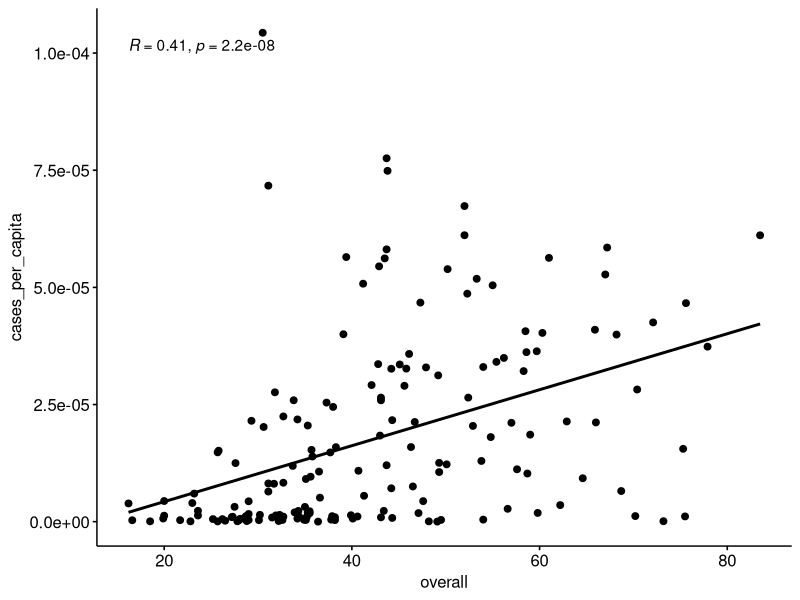
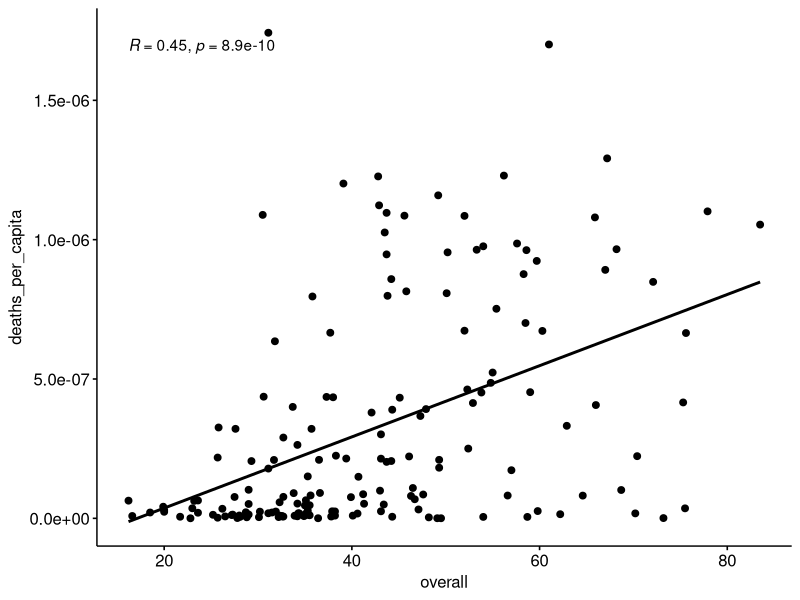
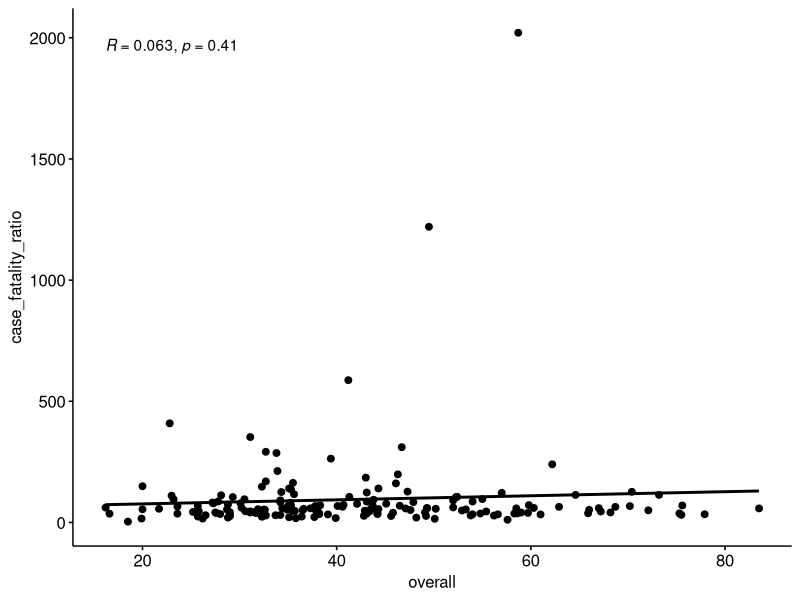
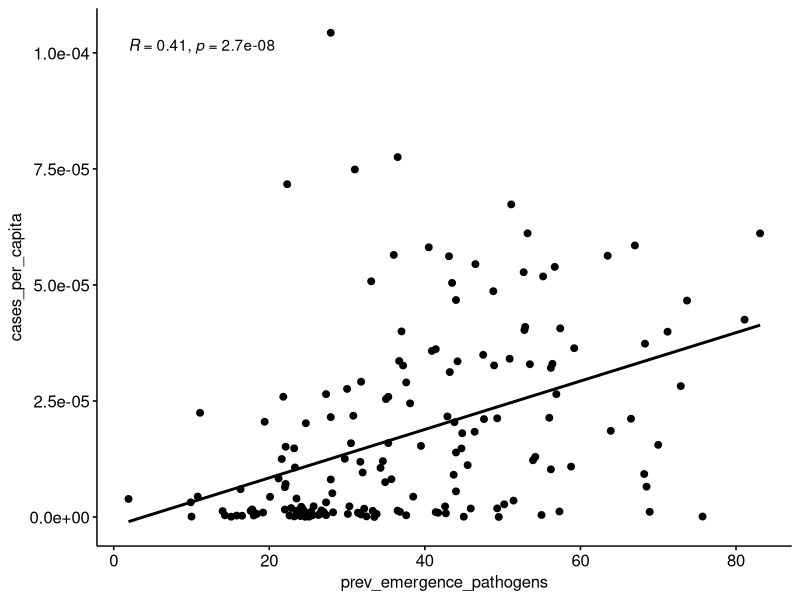
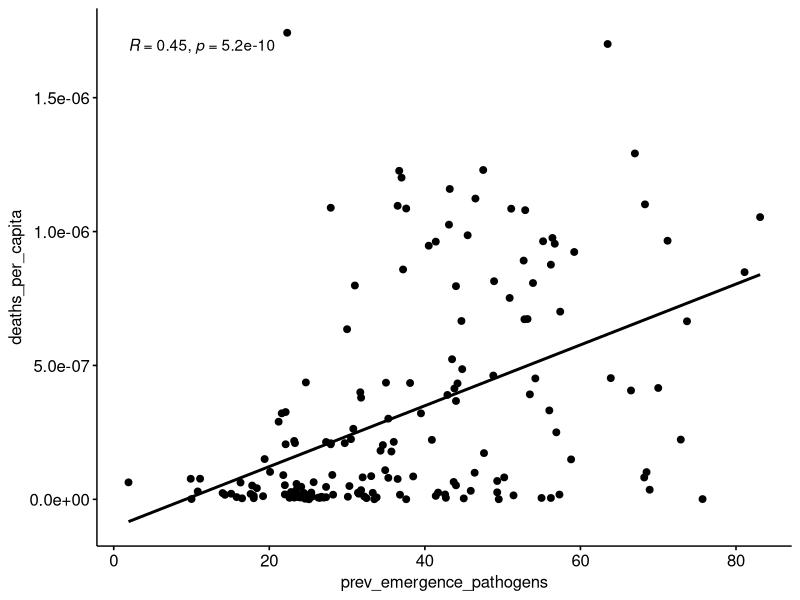
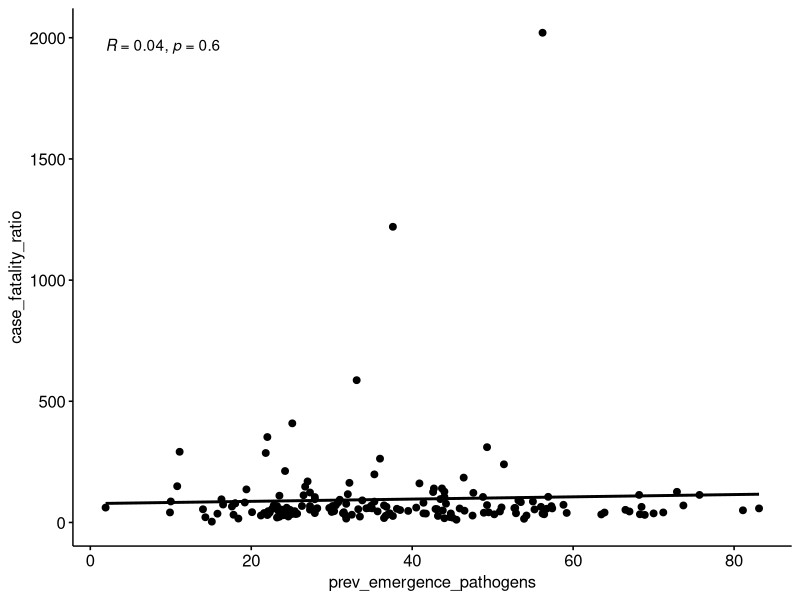
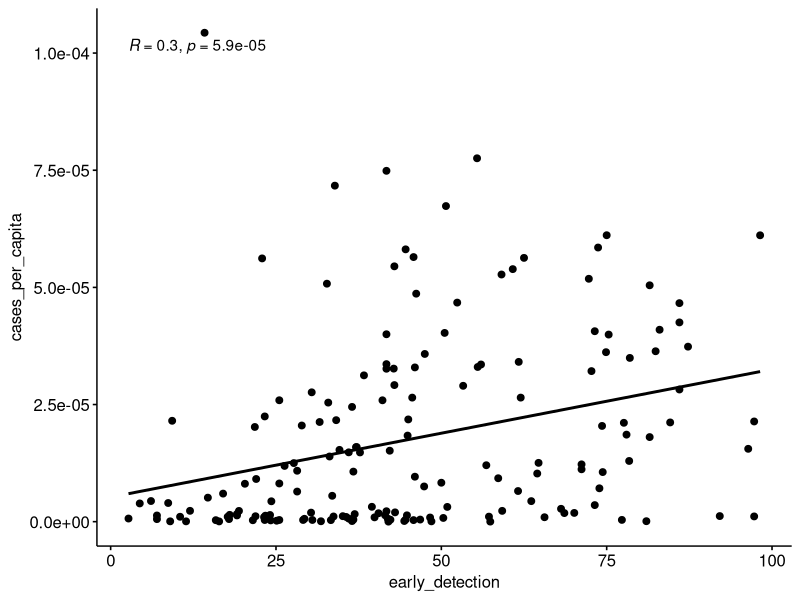
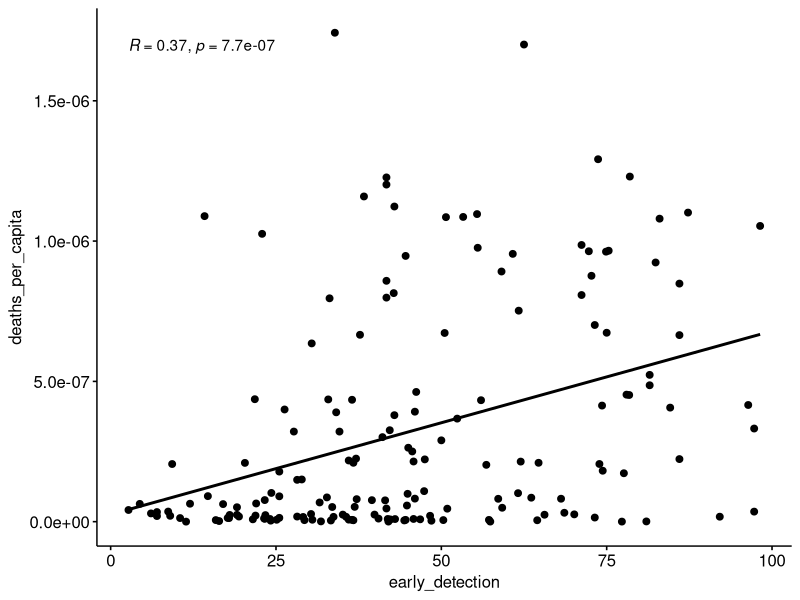

Write R code to recreate these figures, in order.
## ---- chunk 1
knitr::opts_chunk$set(echo = TRUE)
## ---- chunk 2
# first-time need to install ggpubr
# install.packages("ggpubr")
library('ggpubr')
# remove 'Inf' and 'NA' Entries
cumulative_data=na.omit(
  do.call(data.frame,
          lapply(read.csv("all_data_cumulative.csv"),
                 function(x) replace(x, is.infinite(x),NA))))
## ---- chunk 3
ggscatter(cumulative_data,x='overall',y='cases_per_capita',
          add='reg.line',cor.coef=TRUE,cor.method='pearson',
          xlab='overall',ylab='cases_per_capita')
## ---- chunk 4
ggscatter(cumulative_data,x='overall',y='deaths_per_capita',
          add='reg.line',cor.coef=TRUE,cor.method='pearson',
          xlab='overall',ylab='deaths_per_capita')
## ---- chunk 5
ggscatter(cumulative_data,x='overall',y='case_fatality_ratio',
          add='reg.line',cor.coef=TRUE,cor.method='pearson',
          xlab='overall',ylab='case_fatality_ratio')
## ---- chunk 6
ggscatter(cumulative_data,x='prev_emergence_pathogens',y='cases_per_capita',
          add='reg.line',cor.coef=TRUE,cor.method='pearson',
          xlab='prev_emergence_pathogens',ylab='cases_per_capita')
## ---- chunk 7
ggscatter(cumulative_data,x='prev_emergence_pathogens',y='deaths_per_capita',
          add='reg.line',cor.coef=TRUE,cor.method='pearson',
          xlab='prev_emergence_pathogens',ylab='deaths_per_capita')
## ---- chunk 8
ggscatter(cumulative_data,x='prev_emergence_pathogens',y='case_fatality_ratio',
          add='reg.line',cor.coef=TRUE,cor.method='pearson',
          xlab='prev_emergence_pathogens',ylab='case_fatality_ratio')
## ---- chunk 9
ggscatter(cumulative_data,x='early_detection',y='cases_per_capita',
          add='reg.line',cor.coef=TRUE,cor.method='pearson',
          xlab='early_detection',ylab='cases_per_capita')
## ---- chunk 10
ggscatter(cumulative_data,x='early_detection',y='deaths_per_capita',
          add='reg.line',cor.coef=TRUE,cor.method='pearson',
          xlab='early_detection',ylab='deaths_per_capita')
## ---- chunk 11
ggscatter(cumulative_data,x='early_detection',y='case_fatality_ratio',
          add='reg.line',cor.coef=TRUE,cor.method='pearson',
          xlab='early_detection',ylab='case_fatality_ratio')
## ---- chunk 12
ggscatter(cumulative_data,x='rapid_response',y='cases_per_capita',
          add='reg.line',cor.coef=TRUE,cor.method='pearson',
          xlab='rapid_response',ylab='cases_per_capita')
## ---- chunk 13
ggscatter(cumulative_data,x='rapid_response',y='deaths_per_capita',
          add='reg.line',cor.coef=TRUE,cor.method='pearson',
          xlab='rapid_response',ylab='deaths_per_capita')
## ---- chunk 14
ggscatter(cumulative_data,x='rapid_response',y='case_fatality_ratio',
          add='reg.line',cor.coef=TRUE,cor.method='pearson',
          xlab='rapid_response',ylab='case_fatality_ratio')
## ---- chunk 15
ggscatter(cumulative_data,x='robust_health_sector',y='cases_per_capita',
          add='reg.line',cor.coef=TRUE,cor.method='pearson',
          xlab='robust_health_sector',ylab='cases_per_capita')
## ---- chunk 16
ggscatter(cumulative_data,x='robust_health_sector',y='deaths_per_capita',
          add='reg.line',cor.coef=TRUE,cor.method='pearson',
          xlab='robust_health_sector',ylab='deaths_per_capita')
## ---- chunk 17
ggscatter(cumulative_data,x='robust_health_sector',y='case_fatality_ratio',
          add='reg.line',cor.coef=TRUE,cor.method='pearson',
          xlab='robust_health_sector',ylab='case_fatality_ratio')
## ---- chunk 18
ggscatter(cumulative_data,x='commitments',y='cases_per_capita',
          add='reg.line',cor.coef=TRUE,cor.method='pearson',
          xlab='commitments',ylab='cases_per_capita')
## ---- chunk 19
ggscatter(cumulative_data,x='commitments',y='deaths_per_capita',
          add='reg.line',cor.coef=TRUE,cor.method='pearson',
          xlab='commitments',ylab='deaths_per_capita')
## ---- chunk 20
ggscatter(cumulative_data,x='commitments',y='case_fatality_ratio',
          add='reg.line',cor.coef=TRUE,cor.method='pearson',
          xlab='commitments',ylab='case_fatality_ratio')
## ---- chunk 21
ggscatter(cumulative_data,x='risk_environment',y='cases_per_capita',
          add='reg.line',cor.coef=TRUE,cor.method='pearson',
          xlab='risk_environment',ylab='cases_per_capita')
## ---- chunk 22
ggscatter(cumulative_data,x='risk_environment',y='deaths_per_capita',
          add='reg.line',cor.coef=TRUE,cor.method='pearson',
          xlab='risk_environment',ylab='deaths_per_capita')
## ---- chunk 23
ggscatter(cumulative_data,x='risk_environment',y='case_fatality_ratio',
          add='reg.line',cor.coef=TRUE,cor.method='pearson',
          xlab='risk_environment',ylab='case_fatality_ratio')
